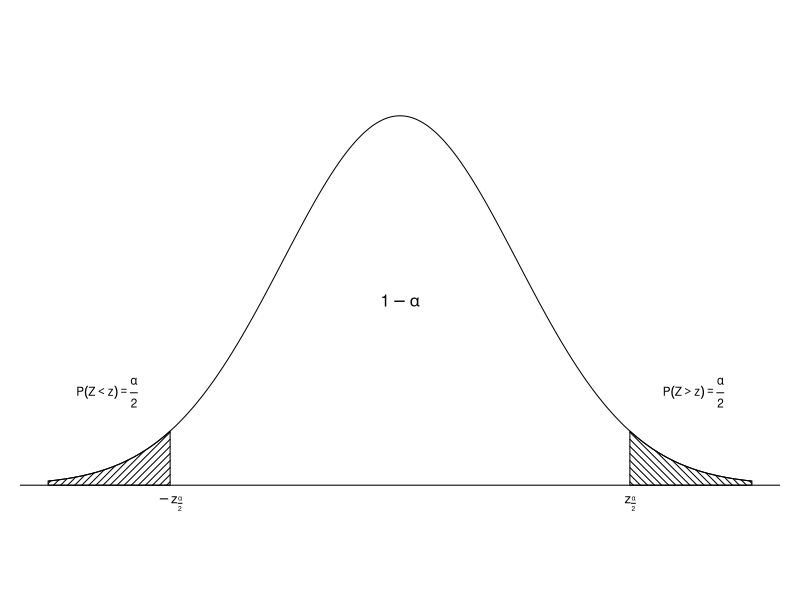

Here is the R script that generated this plot:
par(mar=c(0,1,0,1))
x <- seq(-3, 3, by=0.01)
y <- dnorm(x)
plot(x, y, axes=F, type="l", ylim=c(-0.1, 0.5), xlab="", ylab="")
abline(h=0)
ll <- qnorm(0.025)
ul <- qnorm(0.975)
polygon(c(-3, x[x<ll], ll), c(0, y[x<ll], 0), density=20)
polygon(c(ul, x[x>ul], 3), c(0, y[x>ul], 0), density=20, angle=135)

text(0, 0.2, expression(1-alpha))
text(-2.5, 0.1, expression(plain(P)(Z<z) == over(alpha, 2)), cex=0.7)
text(2.5, 0.1, expression(plain(P)(Z>z) == over(alpha, 2)), cex=0.7)
text(-1.96, -0.02, expression(-z[over(alpha, 2)]), cex=0.8)
text(1.96, -0.02, expression(z[over(alpha, 2)]), cex=0.8)

